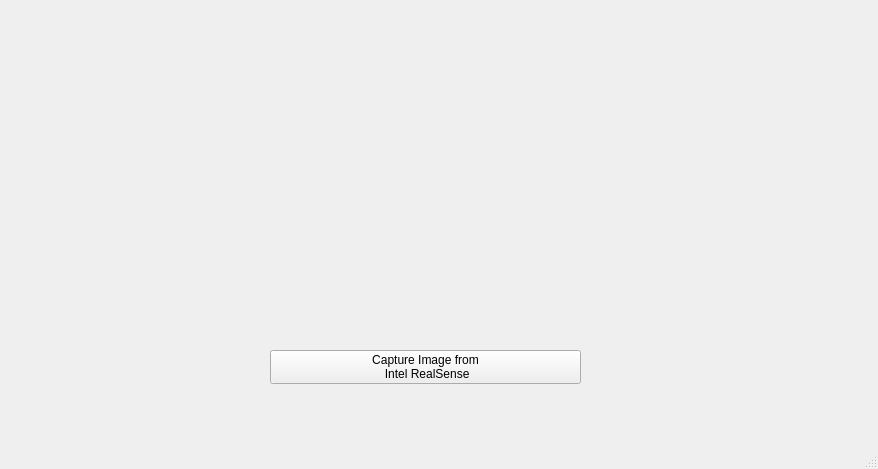
<?xml version="1.0" encoding="UTF-8"?>
<ui version="4.0">
 <class>MainWindow</class>
 <widget class="QMainWindow" name="MainWindow">
  <property name="geometry">
   <rect>
    <x>0</x>
    <y>0</y>
    <width>878</width>
    <height>469</height>
   </rect>
  </property>
  <property name="windowTitle">
   <string>MainWindow</string>
  </property>
  <widget class="QWidget" name="centralwidget">
   <widget class="QWidget" name="gridLayoutWidget">
    <property name="geometry">
     <rect>
      <x>90</x>
      <y>30</y>
      <width>681</width>
      <height>301</height>
     </rect>
    </property>
    <layout class="QGridLayout" name="gridLayout">
     <item row="0" column="3">
      <widget class="cvWidget" name="cvWidget_depth" native="true"/>
     </item>
     <item row="0" column="1">
      <widget class="cvWidget" name="cvWidget_optical" native="true"/>
     </item>
     <item row="0" column="0">
      <spacer name="horizontalSpacer_2">
       <property name="orientation">
        <enum>Qt::Horizontal</enum>
       </property>
       <property name="sizeType">
        <enum>QSizePolicy::Fixed</enum>
       </property>
       <property name="sizeHint" stdset="0">
        <size>
         <width>10</width>
         <height>10</height>
        </size>
       </property>
      </spacer>
     </item>
     <item row="0" column="2">
      <spacer name="horizontalSpacer">
       <property name="orientation">
        <enum>Qt::Horizontal</enum>
       </property>
       <property name="sizeType">
        <enum>QSizePolicy::Fixed</enum>
       </property>
       <property name="sizeHint" stdset="0">
        <size>
         <width>10</width>
         <height>10</height>
        </size>
       </property>
      </spacer>
     </item>
     <item row="0" column="4">
      <spacer name="horizontalSpacer_3">
       <property name="orientation">
        <enum>Qt::Horizontal</enum>
       </property>
       <property name="sizeType">
        <enum>QSizePolicy::Fixed</enum>
       </property>
       <property name="sizeHint" stdset="0">
        <size>
         <width>10</width>
         <height>10</height>
        </size>
       </property>
      </spacer>
     </item>
    </layout>
   </widget>
   <widget class="QPushButton" name="pushButton">
    <property name="geometry">
     <rect>
      <x>270</x>
      <y>350</y>
      <width>311</width>
      <height>34</height>
     </rect>
    </property>
    <property name="text">
     <string>Capture Image from 
 Intel RealSense</string>
    </property>
   </widget>
  </widget>
  <widget class="QMenuBar" name="menubar">
   <property name="geometry">
    <rect>
     <x>0</x>
     <y>0</y>
     <width>878</width>
     <height>21</height>
    </rect>
   </property>
  </widget>
  <widget class="QStatusBar" name="statusbar"/>
 </widget>
 <customwidgets>
  <customwidget>
   <class>cvWidget</class>
   <extends>QWidget</extends>
   <header>cvwidget.h</header>
   <container>1</container>
  </customwidget>
 </customwidgets>
 <resources/>
 <connections/>
</ui>
